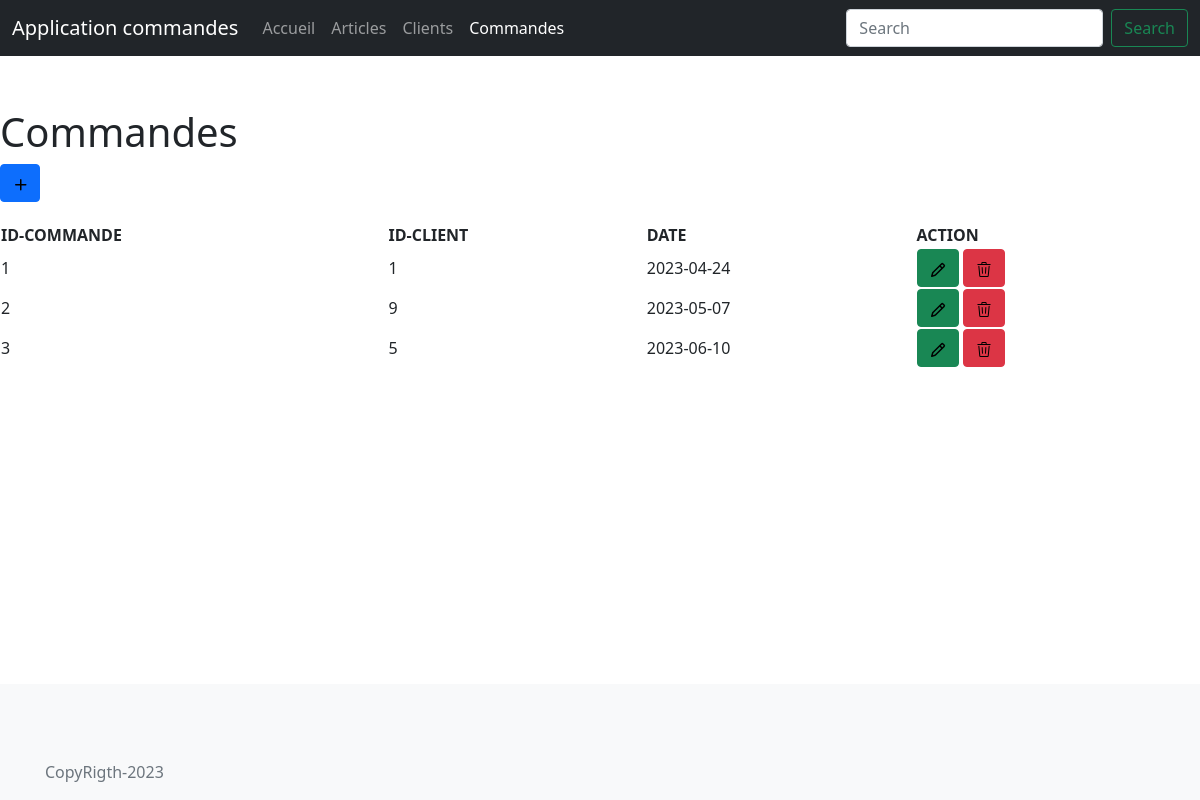
Screenshot of /commandes.php with the database file from the repository.
### tables this page shows
CREATE TABLE IF NOT EXISTS `commande` (
  `idcommande` int NOT NULL AUTO_INCREMENT,
  `idclient` int NOT NULL,
  `date` date NOT NULL,
  `vues` int DEFAULT NULL,
  PRIMARY KEY (`idcommande`),
  KEY `idclient` (`idclient`)
);

### commandes.php (the view, shortened to what this page needs)
<?php
include_once("header.php");
include_once("main.php");
$count=0;
?>
    <h1 class="mt-5">Commandes</h1>
    <a href="addcommande.php" class="btn btn-primary" style="width:40px; float:right; margin-bottom:20px;">
    <svg xmlns="http://www.w3.org/2000/svg" viewBox="0 0 16 16" width="16" height="16">
     <path d="M7.75 2a.75.75 0 0 1 .75.75V7h4.25a.75.75 0 0 1 0 1.5H8.5v4.25a.75.75 0 0 1-1.5 0V8.5H2.75a.75.75 0 0 1 0-1.5H7V2.75A.75.75 0 0 1 7.75 2Z">
    </path>
    </svg>
    </a>
    <?php
    $query="SELECT * FROM commande";
    $pdostmt=$pdo->prepare($query);
    $pdostmt ->execute();
    ?>
  <table id="datatable" class="display">
    <thead>
        <tr>
            <th>ID-COMMANDE</th>
            <th>ID-CLIENT</th>
            <th>DATE</th>
            <th>ACTION</th>
        </tr>
    </thead>
    <tbody>
        <?php while($ligne=$pdostmt->fetch(PDO::FETCH_ASSOC)):
            $count++;
            ?>
        <tr>
            <td><?php echo $ligne["idcommande"]; ?></td>
            <td><?php echo $ligne["idclient"]; ?></td>
            <td><?php echo $ligne["date"]; ?></td>
            <td>
            <a href="modifcommande.php?id=<?php echo $ligne["idcommande"]?>" class="btn btn-success">
            </a>
            <button type="button" class="btn btn-danger" data-bs-toggle="modal" data-bs-target="#deleteModal<?php echo $count ?>">
            </button>
            </td>
        </tr>
        <?php endwhile; ?>
    </tbody>
</table>
<?php
include_once("footer.php")
?>

### rows the page displays
commande: idcommande "1", idclient "1", date "2023-04-24"
commande: idcommande "2", idclient "9", date "2023-05-07"
commande: idcommande "3", idclient "5", date "2023-06-10"
